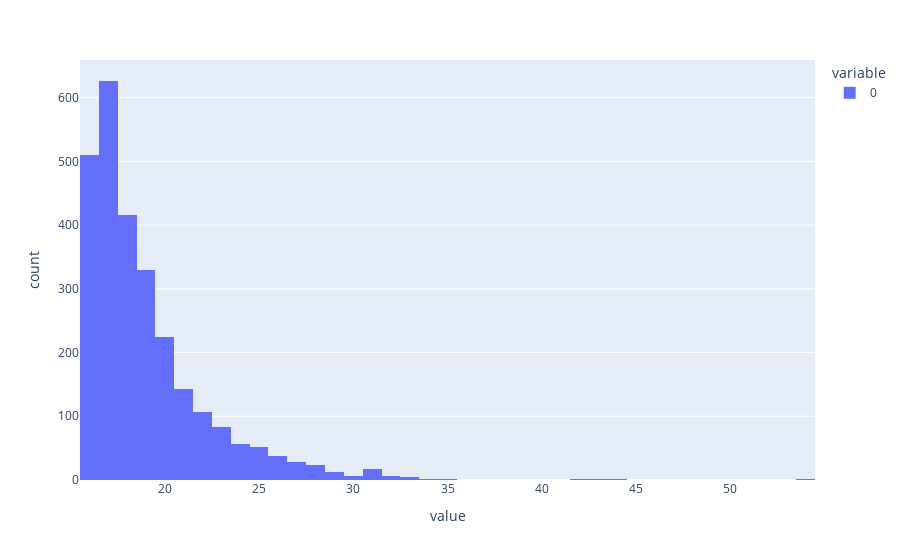

Notebook code for this chart:
### Code cell
fig = px.histogram(y_pred, nbins=70)
fig.show()
print(np.std(y_pred))

### Figure 1 — Plotly figure (JSON) as saved in the notebook; plotly's stock layout.template omitted (floating-point values rounded to 4 significant figures; data arrays with more than 128 entries replaced by an {"elided": "..."} marker saying what was removed)
{"data": [{"alignmentgroup": "True", "bingroup": "x", "hovertemplate": "variable=0<br>value=%{x}<br>count=%{y}<extra></extra>", "legendgroup": "0", "marker": {"color": "#636efa", "pattern": {"shape": ""}}, "name": "0", "nbinsx": 70, "offsetgroup": "0", "orientation": "v", "showlegend": true, "type": "histogram", "x": {"elided": "2691 float values"}, "xaxis": "x", "yaxis": "y"}], "layout": {"barmode": "relative", "legend": {"title": {"text": "variable"}, "tracegroupgap": 0}, "margin": {"t": 60}, "xaxis": {"anchor": "y", "domain": [0, 1], "title": {"text": "value"}}, "yaxis": {"anchor": "x", "domain": [0, 1], "title": {"text": "count"}}}}
